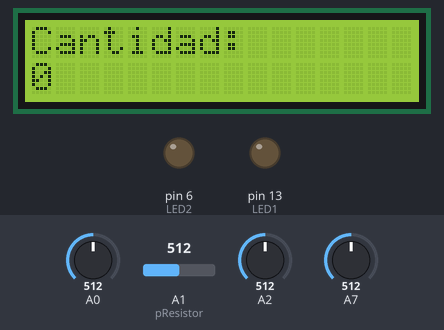
Simulated run of this sketch. Board: Arduino Uno, built with avr-gcc and run on an emulated ATmega328P. On the bench: 16×2 character LCD, output pins drawn as LEDs (lit = HIGH). Inputs (shaded band) come from the test bench; at power-on: A0 = 512, A1 (pResistor) = 512, A2 = 512, A7 = 512. What the sketch prints to the serial monitor is not drawn.

Above: at 0.51 s.
At 1.4 s:
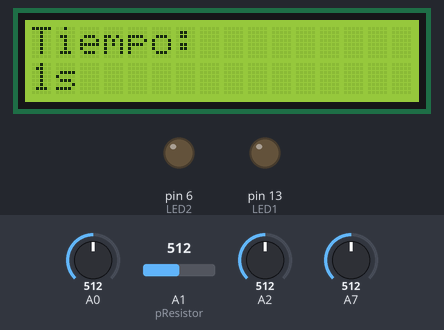

Measured:
- what the display in image 0 shows lasts 0.5 s, from 0.3 s to 0.8 s

The sketch:

intervalometer.ino
```cpp
#include <LiquidCrystal.h>
LiquidCrystal lcd (12,11,5,4,3,2);

int PhotoSensor = 0;
int sensorValue =0;
//int sensorPin = A0;
// CONeccion con el arduino fisico

int botones = A0;


//


int b1 = 10;
int b4 = 9;
int b2 = 7;
int b3 = 8;

const byte LED1 = 13;
const byte LED2 = 6;
int op = 0;
int lag = 200;
int quantity = 0, time = 0, exposition = 0;

const int pResistor = A1;
int sensorResistor = 0;
int estadoBotonAnterior;
const int tiempoAntirebote =10;
int outputValue=0;

void setup()
{
 pinMode(LED1, OUTPUT);
 pinMode(LED2, OUTPUT);
 pinMode(b1, INPUT);
 pinMode(b2, INPUT);
 pinMode(b3, INPUT);
 pinMode(b4, INPUT);
 Serial.begin(9600);
 pinMode(pResistor, INPUT);
 lcd.begin(16,2);
}


bool antirebote  (int pin ) {
  int  contador =0;
  int estado;            // guarda el estado del boton
  int estadoAnterior=0;    // guarda el ultimo estado del boton

  do {
    estado = analogRead (pin);
    outputValue = map(estado, 0, 1023, 0, 255);
    Serial.println (outputValue);
    Serial.println (" ");
    if (estado != estadoAnterior ){  // comparamos el estado actual
      contador = 0;                   // reiniciamos el contador
      estadoAnterior = estado;
    }
    else{
      contador = contador +1;       // aumentamos el contador en 1
    }
    delay (1);
  }
  while (contador < tiempoAntirebote);
  return estado;
  //Serial.clear();
}


void foto(){
  int aux1, aux2;
  aux1 = 1000*exposition;
  aux2 = 1000*time;
  for (int i=0;i<quantity;i++){
    digitalWrite(LED1, HIGH);
    delay(1000); // Valor propio
    digitalWrite(LED2, HIGH);
    delay(aux1);
    digitalWrite(LED1, LOW);
    digitalWrite(LED2, LOW);
    delay(aux2);
  }
  op = 0;
  quantity = 0;
  time = 0;
  exposition = 0;
}


int opcion(int dato){
  if (antirebote(b3) && dato == 0){
      dato=0;
    }


    if (antirebote(b3) && dato > 0){
      dato -= 1;

     }

    if (antirebote(b2) && dato < 5){
      dato += 1;

    }

    if (antirebote(b2) && dato == 5){
      dato = 5;

    }

    if (antirebote(b1)){
      if (op > 0)
      	op -= 1;
    }


    if (antirebote(b4)){
      op += 1;

    }
  return dato;
}


void loop(){
    digitalWrite(LED1, LOW);
    digitalWrite(LED2, LOW);
    if (op == 0){
      delay(lag);
      lcd.setCursor(0,0);
      lcd.print("Cantidad:");
      lcd.setCursor(0,1);
      lcd.print(quantity);
      lcd.print("              ");
      quantity = opcion(quantity);
    }
    if (op == 1){
      lcd.setCursor(0,0);
      lcd.print("Tiempo:    ");
      lcd.setCursor(0,1);
      lcd.print(time);
      lcd.print("s              ");

      time = opcion(time);

    }
    if (op == 2){
      lcd.setCursor(0,0);
      lcd.print("Exposicion:     ");
      lcd.setCursor(0,1);
      lcd.print(exposition);
      lcd.print("s             ");
       exposition = opcion(exposition);
    }

    if (op == 3){
      lcd.setCursor(0,0);
      lcd.print("Sensor: Activar");
      lcd.setCursor(0,1);
      lcd.print("Atras: No");
      if ((analogRead(pResistor))>500){
        lcd.setCursor(0,0);
        lcd.print("Tomando fotos:     ");
        lcd.setCursor(0,1);
        lcd.print(quantity);
        lcd.print(" f- ");
        lcd.print(time);
        lcd.print(" s- ");
        lcd.print(exposition);
        lcd.print(" e  ");
        foto();
      }
      if (antirebote(b1)){
        op = 2;
      }
    }
  }
```
